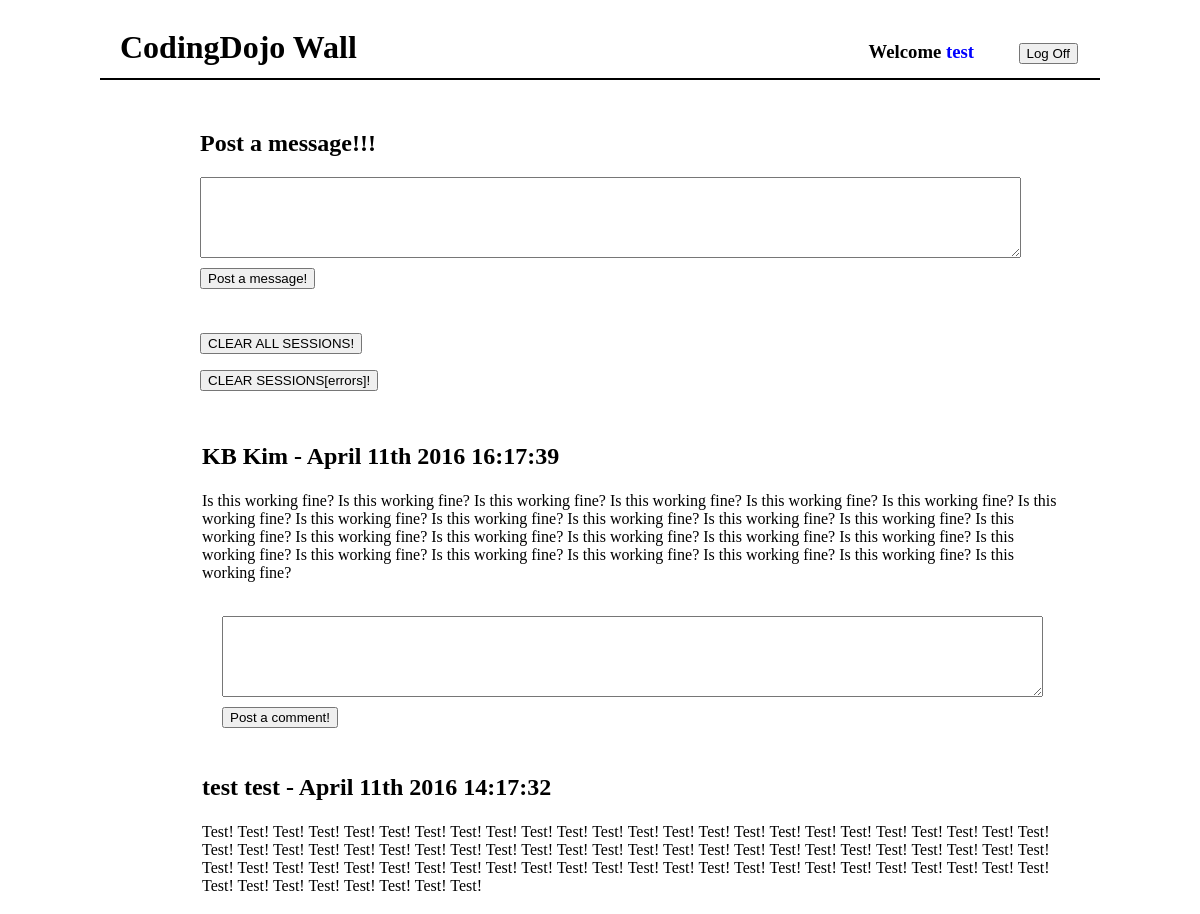
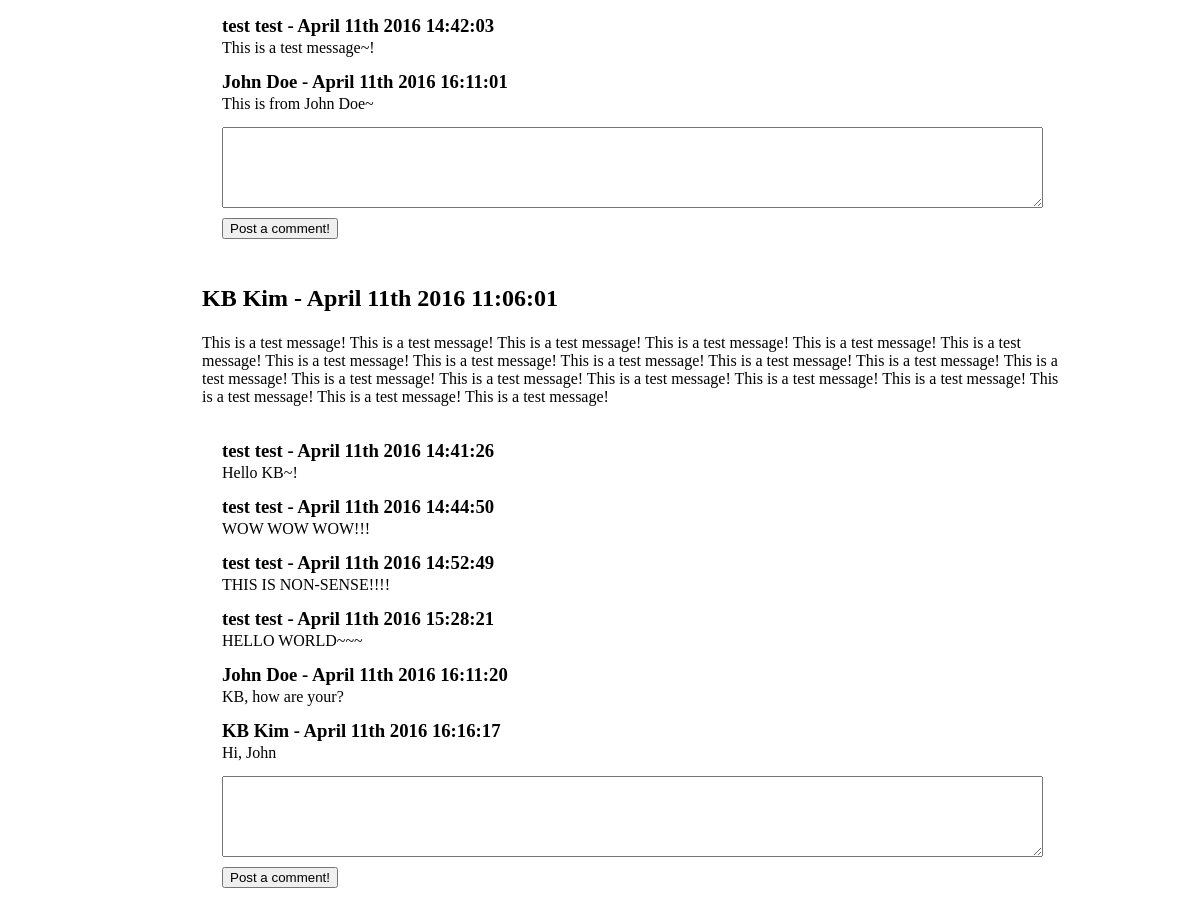
The app's page /main.php (signed in) with its own data (2 pictures, top to bottom).
### tables this page shows
CREATE TABLE `messages` (
  `id` int(11) NOT NULL AUTO_INCREMENT,
  `users_id` int(11) NOT NULL,
  `message` longtext,
  `created_at` datetime DEFAULT NULL,
  `updated_at` datetime DEFAULT NULL,
  PRIMARY KEY (`id`),
  KEY `fk_messages_users_idx` (`users_id`),
  CONSTRAINT `fk_messages_users` FOREIGN KEY (`users_id`) REFERENCES `users` (`id`) ON DELETE NO ACTION ON UPDATE NO ACTION
);

CREATE TABLE `comments` (
  `id` int(11) NOT NULL AUTO_INCREMENT,
  `users_id` int(11) NOT NULL,
  `messages_id` int(11) NOT NULL,
  `comment` varchar(225) DEFAULT NULL,
  `created_at` datetime DEFAULT NULL,
  `updated_at` datetime DEFAULT NULL,
  PRIMARY KEY (`id`),
  KEY `fk_comments_users1_idx` (`users_id`),
  KEY `fk_comments_messages1_idx` (`messages_id`),
  CONSTRAINT `fk_comments_messages1` FOREIGN KEY (`messages_id`) REFERENCES `messages` (`id`) ON DELETE NO ACTION ON UPDATE NO ACTION,
  CONSTRAINT `fk_comments_users1` FOREIGN KEY (`users_id`) REFERENCES `users` (`id`) ON DELETE NO ACTION ON UPDATE NO ACTION
);

### db_connection.php (called while the page is built, shortened)
<?php
$connection = new mysqli(DB_HOST, DB_USER, DB_PASS, DB_DATABASE);
function fetch_all($query)
{
  $data = array();
  global $connection;
  $result = $connection->query($query);
  while($row = mysqli_fetch_assoc($result))
  {
    $data[] = $row;
  }
  return $data;
}
?>

### main.php (the view, shortened to what this page needs)
<?php
  include_once('db_connection.php');
?>
<html>
<head>
</head>
<body>
  <div class='wrapper'>
    <div class='top'>
      <div class='title'>
        <h1>CodingDojo Wall</h1>
      </div>
      <div class='user_info'>
        <h3>Welcome <span style='color:blue'><?= $_SESSION['user_name']; ?></span></h3>
      </div>
      <div class='logoff'>
        <form action="process.php" method="post">
          <input type="submit" value="Log Off">
        </form>
      </div>
    </div>
    <div class='post_comment'>
      <h2>Post a message!!!</h2>
      <form action="process.php" method="post">
        <textarea rows="5" cols="100" name='message'></textarea><br>
        <input class='post' type="submit" value="Post a message!">
      </form>
      <br>
      <form action='main.php' method='post'>
        <input type="submit" value="CLEAR ALL SESSIONS!">
      </form>
      <form action='main.php' method='post'>
        <input type="submit" value="CLEAR SESSIONS[errors]!">
      </form>
    </div>
    <div class='messages'>
      <table width=800>
        <?php
        $query = "SELECT users.id AS user_id, concat(users.first_name, ' ', users.last_name) AS name, messages.id, messages.message, DATE_FORMAT(messages.created_at,'%M %D %Y %T') AS posted FROM messages
                  LEFT JOIN users ON messages.users_id =users.id
                  ORDER BY messages.created_at DESC";
        $results = fetch_all($query);
        foreach($results as $row){
          echo "<tr><td width=800><h2>".$row['name']." - ".$row['posted']."</h2></td></tr>";
          echo "<tr><td>".$row['message']."</td></tr>";
          echo "<tr height=30></tr>";
          $query = "SELECT users.id AS user_id, concat(users.first_name, ' ', users.last_name) AS name, messages.id, comments.comment AS comment, DATE_FORMAT(comments.created_at,'%M %D %Y %T') AS commented FROM messages
                    LEFT JOIN comments ON messages.id = comments.messages_id
                    LEFT JOIN users ON comments.users_id = users.id
                    WHERE comments.messages_id = {$row['id']}
                    ORDER BY comments.created_at ASC";
          $data = fetch_all($query);
          foreach($data as $value){
            echo "<tr class='sub'><td><h3>".$value['name']." - ".$value['commented']."</h2></td></tr>";
            echo "<tr class='sub'><td><p>".$value['comment']."<p></td></tr>";
            echo "<tr height=10></tr>";
          }
          echo "<tr><td class='sub' width=700><form action='process.php' method='post'>";
          echo "<textarea rows='5' cols='100' name='comment'></textarea><br>";
          echo "<input class='post' type='submit' value='Post a comment!'><br><br>";
          echo "</form>";
          echo "</td></tr>";
        }
        ?>
      </table>
    </div>
  </div>
</body>
</html>

### main.php (style rules this page uses)
.wrapper { width: 100%; }
.top { width: 1000px; height: 70px; border-bottom: 2px solid black; margin: 0px auto; }
.title, .user_info, .logoff { display: inline-block; }
.title { margin-left: 20px; width: 650px; }
.user_info { width: 200px; text-align: right; }
.logoff { width: 100px; text-align: right; }
.post_comment { width: 800px; margin: 50px auto; }
.post { margin: 10px 0px; }
.messages { width: 800px; margin: 0px auto; }
.sub p, .sub h3, .sub form { padding: 0px 20px; }
.sub h3 { margin: 0px; }
tr, td { margin: 0px; padding: 0px; }

### records on screen
messages: name "KB Kim", posted "April 11th 2016 16:17:39", message "Is this working fine? Is this working fine? Is this working fine? Is this working fine? Is this working fine? Is this working fine? Is this working fine? Is this working fine? Is this working fine? Is this working fine? Is this working fine? Is this working fine? Is this working fine? Is this working fine? Is this working fine? Is this working fine? Is this working fine? Is this working fine? Is this working fine? Is this working fine? Is this working fine? Is this working fine? Is this working fine? Is this working fine? Is this working fine?"
messages: name "test test", posted "April 11th 2016 14:17:32", message "Test! Test! Test! Test! Test! Test! Test! Test! Test! Test! Test! Test! Test! Test! Test! Test! Test! Test! Test! Test! Test! Test! Test! Test! Test! Test! Test! Test! Test! Test! Test! Test! Test! Test! Test! Test! Test! Test! Test! Test! Test! Test! Test! Test! Test! Test! Test! Test! Test! Test! Test! Test! Test! Test! Test! Test! Test! Test! Test! Test! Test! Test! Test! Test! Test! Test! Test! Test! Test! Test! Test! Test! Test! Test! Test! Test! Test! Test! Test! Test!"
comments: name "test test", commented "April 11th 2016 14:42:03", comment "This is a test message~!"
comments: name "John Doe", commented "April 11th 2016 16:11:01", comment "This is from John Doe~"
messages: name "KB Kim", posted "April 11th 2016 11:06:01", message "This is a test message! This is a test message! This is a test message! This is a test message! This is a test message! This is a test message! This is a test message! This is a test message! This is a test message! This is a test message! This is a test message! This is a test message! This is a test message! This is a test message! This is a test message! This is a test message! This is a test message! This is a test message! This is a test message! This is a test message!"
comments: name "test test", commented "April 11th 2016 14:41:26", comment "Hello KB~!"
comments: name "test test", commented "April 11th 2016 14:44:50", comment "WOW WOW WOW!!!"
comments: name "test test", commented "April 11th 2016 14:52:49", comment "THIS IS NON-SENSE!!!!"
comments: name "test test", commented "April 11th 2016 15:28:21", comment "HELLO WORLD~~~"
comments: name "John Doe", commented "April 11th 2016 16:11:20", comment "KB, how are your?"
comments: name "KB Kim", commented "April 11th 2016 16:16:17", comment "Hi, John"

### other values on screen
$_SESSION['user_name'] "test"
